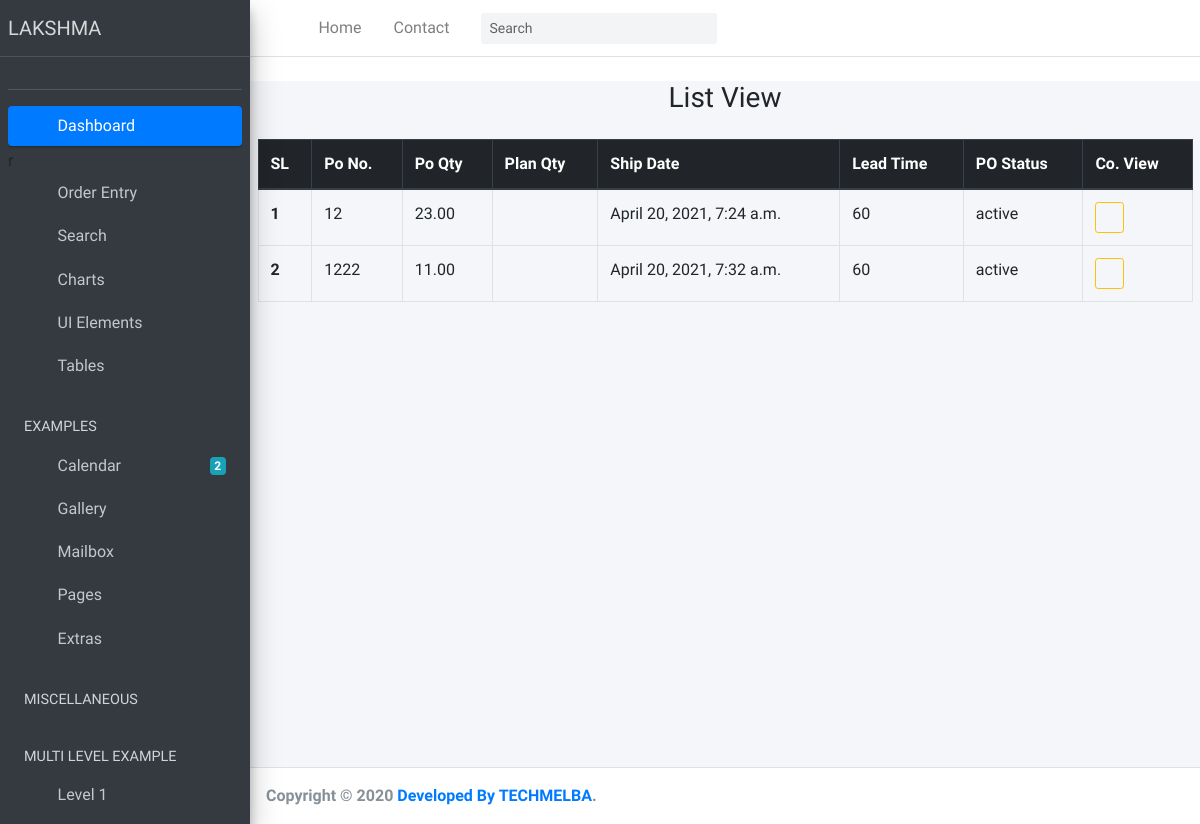
/list_view/, run on the app's committed database.
### Lakshma_ERP_App/models.py (models this page shows, shortened)
class OmPoDetailsMaster(models.Model):
    STATUS = (
        ('Yes', 'Yes'),
        ('No', 'No'),
    )
    job_no_mst = models.CharField(max_length=50, null=False)
    breakdown_type = models.CharField(max_length=50, null=False)
    round_type = models.CharField(max_length=50, null=False)
    copy_from =  models.CharField(max_length=20, choices=STATUS, default=0, null=True)
    po_number = models.ForeignKey(OmPoBreakDown, on_delete=models.CASCADE, related_name='copy_po_number', null=True)
    job_no = models.ForeignKey(WoPOCountryDetails, on_delete=models.CASCADE, related_name='po_job_no', blank=True, null=True)
    po_received_date = models.DateTimeField(auto_now_add=True, null=False)
    po_quantity =  models.DecimalField(max_digits=12, decimal_places=2, default=0, null=False)
    unit_price =  models.DecimalField(max_digits=12, decimal_places=2, default=0, null=False)
    set_pc_rate =  models.DecimalField(max_digits=12, decimal_places=2, default=0, null=False)
    set_quantity = models.CharField(max_length=50, null=False)
    set_total_quantity = models.CharField(max_length=50, null=False)
    po_total_price =  models.DecimalField(max_digits=12, decimal_places=2, default=0, null=False)
    shipment_date = models.DateTimeField(auto_now_add=True, null=False)
    original_shipment_date = models.DateTimeField(auto_now_add=True, null=False)
    avg_fob =  models.DecimalField(max_digits=12, decimal_places=2, default=0, null=False)
    up_charge =  models.DecimalField(max_digits=12, decimal_places=2, default=0, null=False)
    ctn =  models.CharField(max_length=50, null=False)
    projected_po_number =  models.CharField(max_length=50, null=True)
    actual_po_number =  models.CharField(max_length=50, null=True)
    t_year =  models.CharField(max_length=50, null=True)
    t_month =  models.CharField(max_length=50, null=True)
    is_deleted =  models.CharField(max_length=50, null=True)
    is_countable =  models.CharField(max_length=50, null=True)
    is_projected =  models.CharField(max_length=50, null=True)
    remarks = models.TextField(null=True)
    inserted_by = models.CharField(max_length=120, null=True)
    insert_date = models.DateTimeField(default=now)
    updated_by = models.CharField(max_length=120, null=True)
    update_date = models.DateTimeField(default=now)
    status_active = models.CharField(max_length=20, choices=STATUS, default=0, null=True)
    is_locked = models.CharField(max_length=20, choices=STATUS, default=1, null=True)
    po_status =  models.CharField(max_length=50, null=False)

class OmPoBreakDown(models.Model):
    STATUS = (
        ('Yes', 'Yes'),
        ('No', 'No'),
    )
    job_no_mst = models.CharField(max_length=50, null=False)
    po_number = models.CharField(max_length=50, null=False)
    po_quantity = models.CharField(max_length=50, null=False)
    plan_quantity = models.CharField(max_length=50, null=False)
    shipped_date = models.DateTimeField(auto_now_add=True, null=False)
    is_deleted = models.CharField(max_length=50, null=False)
    is_countable = models.CharField(max_length=50, null=False)
    is_projected = models.CharField(max_length=50, null=False)
    remarks = models.TextField(null=True)
    inserted_by = models.CharField(max_length=120, null=True)
    insert_date = models.DateTimeField(default=now)
    updated_by = models.CharField(max_length=120, null=True)
    update_date = models.DateTimeField(default=now)
    status_active = models.CharField(max_length=20, choices=STATUS, default=0, null=True)
    is_locked = models.CharField(max_length=20, choices=STATUS, default=1, null=True)
    po_status =  models.CharField(max_length=50, null=False)
    def __str__(self):
        return self.po_number

### Lakshma_ERP_App/views.py (the view)
# urls.py: path('list_view/', ListView.as_view(), name='List_view'),
class ListView(View):
    def get(self, request):
        data = OmPoDetailsMaster.objects.all()
        context = {
            'data':data
        }
        return render(request, 'Order_Entry/list_view.html', context)

### templates/Order_Entry/list_view.html (shortened to what this page needs)
{% extends 'index.html' %}
{% block body %}
<div class="container">
    <h3 class="text-center mt-4">List View</h3>
    <table class="table table-bordered mt-4 mb-4">
        <thead  class="thead-dark">
          <tr>
            <th scope="col">SL</th>
            <th scope="col">Po No.</th>
            <th scope="col">Po Qty</th>
            <th scope="col">Plan Qty</th>
            <th scope="col">Ship Date</th>
            <th scope="col">Lead Time</th>
            <th scope="col">PO Status</th>
            <th scope="col">Co. View</th>
          </tr>
        </thead>
        <tbody>
          {% for i in data %}
          <tr>
            <th scope="row">{{i.id}}</th>
            <td>{{i.po_number}}</td>
            <td>{{i.po_quantity}}</td>
            <td>{{i.cpy_po_number.plan_quantity}}</td>
            <td>{{i.shipment_date}}</td>
            <td>60</td>
            <td>{{i.po_status}}</td>
            <td> <a href="/country_view/{{i.id}}" class="btn btn-sm btn-outline-warning"><i class="fa fa-eye"></i></a></td>
          </tr>
          {% endfor %}
        </tbody>
      </table>
</div>
{% endblock body %}

### data on the page
OmPoDetailsMaster: id "1", po_number "12", po_quantity "23.00", shipment_date "April 20, 2021, 7:24 a.m.", po_status "active"
OmPoDetailsMaster: id "2", po_number "1222", po_quantity "11.00", shipment_date "April 20, 2021, 7:32 a.m.", po_status "active"
